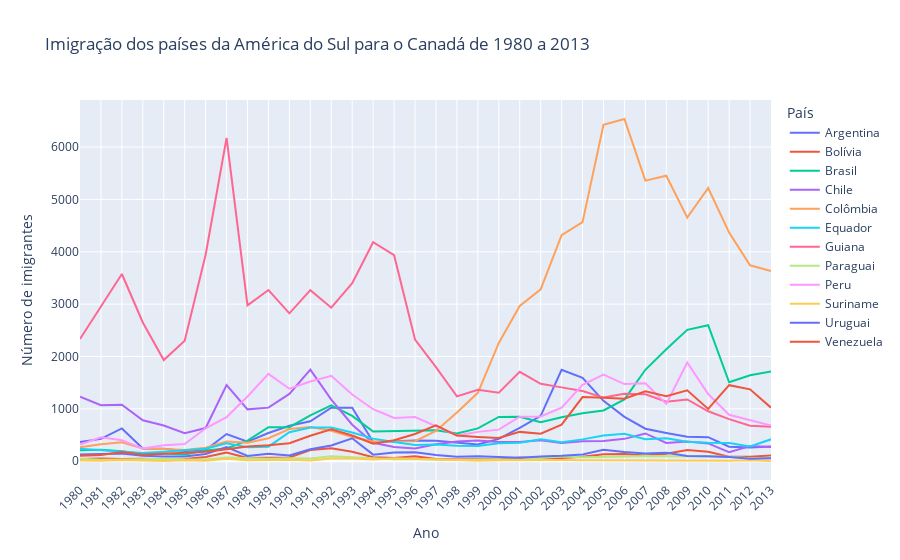

This figure's notebook cell:
### Markdown cell above
## Salvando gráficos em HTML

### Code cell
fig = px.line(america_sul_final, x=america_sul_final.index, y=america_sul_final.columns, color='País',
              title='Imigração dos países da América do Sul para o Canadá de 1980 a 2013')
fig.update_layout(
    xaxis={'tickangle': -45},
    xaxis_title='Ano',
    yaxis_title='Número de imigrantes')

fig.show()

### Figure 1 — Plotly figure (JSON) as saved in the notebook; plotly's stock layout.template omitted (floating-point values rounded to 4 significant figures)
{"data": [{"hovertemplate": "País=Argentina<br>index=%{x}<br>value=%{y}<extra></extra>", "legendgroup": "Argentina", "line": {"color": "#636efa", "dash": "solid"}, "marker": {"symbol": "circle"}, "mode": "lines", "name": "Argentina", "orientation": "v", "showlegend": true, "type": "scatter", "x": ["1980", "1981", "1982", "1983", "1984", "1985", "1986", "1987", "1988", "1989", "1990", "1991", "1992", "1993", "1994", "1995", "1996", "1997", "1998", "1999", "2000", "2001", "2002", "2003", "2004", "2005", "2006", "2007", "2008", "2009", "2010", "2011", "2012", "2013"], "xaxis": "x", "y": [368, 426, 626, 241, 237, 196, 213, 519, 374, 538, 678, 763, 1023, 1022, 366, 380, 396, 391, 349, 318, 427, 635, 865, 1745, 1591, 1153, 847, 620, 540, 467, 459, 278, 263, 282], "yaxis": "y"}, {"hovertemplate": "País=Bolívia<br>index=%{x}<br>value=%{y}<extra></extra>", "legendgroup": "Bolívia", "line": {"color": "#EF553B", "dash": "solid"}, "marker": {"symbol": "circle"}, "mode": "lines", "name": "Bolívia", "orientation": "v", "showlegend": true, "type": "scatter", "x": ["1980", "1981", "1982", "1983", "1984", "1985", "1986", "1987", "1988", "1989", "1990", "1991", "1992", "1993", "1994", "1995", "1996", "1997", "1998", "1999", "2000", "2001", "2002", "2003", "2004", "2005", "2006", "2007", "2008", "2009", "2010", "2011", "2012", "2013"], "xaxis": "x", "y": [44, 52, 42, 49, 38, 44, 79, 165, 63, 68, 71, 214, 247, 180, 75, 61, 96, 43, 33, 42, 33, 72, 57, 59, 85, 134, 139, 107, 143, 214, 180, 86, 83, 107], "yaxis": "y"}, {"hovertemplate": "País=Brasil<br>index=%{x}<br>value=%{y}<extra></extra>", "legendgroup": "Brasil", "line": {"color": "#00cc96", "dash": "solid"}, "marker": {"symbol": "circle"}, "mode": "lines", "name": "Brasil", "orientation": "v", "showlegend": true, "type": "scatter", "x": ["1980", "1981", "1982", "1983", "1984", "1985", "1986", "1987", "1988", "1989", "1990", "1991", "1992", "1993", "1994", "1995", "1996", "1997", "1998", "1999", "2000", "2001", "2002", "2003", "2004", "2005", "2006", "2007", "2008", "2009", "2010", "2011", "2012", "2013"], "xaxis": "x", "y": [211, 220, 192, 139, 145, 130, 205, 244, 394, 650, 650, 877, 1066, 866, 566, 572, 586, 591, 531, 626, 845, 847, 745, 839, 917, 969, 1181, 1746, 2138, 2509, 2598, 1508, 1642, 1714], "yaxis": "y"}, {"hovertemplate": "País=Chile<br>index=%{x}<br>value=%{y}<extra></extra>", "legendgroup": "Chile", "line": {"color": "#ab63fa", "dash": "solid"}, "marker": {"symbol": "circle"}, "mode": "lines", "name": "Chile", "orientation": "v", "showlegend": true, "type": "scatter", "x": ["1980", "1981", "1982", "1983", "1984", "1985", "1986", "1987", "1988", "1989", "1990", "1991", "1992", "1993", "1994", "1995", "1996", "1997", "1998", "1999", "2000", "2001", "2002", "2003", "2004", "2005", "2006", "2007", "2008", "2009", "2010", "2011", "2012", "2013"], "xaxis": "x", "y": [1233, 1069, 1078, 781, 681, 533, 633, 1454, 990, 1023, 1286, 1749, 1175, 697, 352, 273, 244, 325, 376, 397, 366, 369, 401, 347, 383, 384, 427, 530, 350, 375, 340, 174, 291, 273], "yaxis": "y"}, {"hovertemplate": "País=Colômbia<br>index=%{x}<br>value=%{y}<extra></extra>", "legendgroup": "Colômbia", "line": {"color": "#FFA15A", "dash": "solid"}, "marker": {"symbol": "circle"}, "mode": "lines", "name": "Colômbia", "orientation": "v", "showlegend": true, "type": "scatter", "x": ["1980", "1981", "1982", "1983", "1984", "1985", "1986", "1987", "1988", "1989", "1990", "1991", "1992", "1993", "1994", "1995", "1996", "1997", "1998", "1999", "2000", "2001", "2002", "2003", "2004", "2005", "2006", "2007", "2008", "2009", "2010", "2011", "2012", "2013"], "xaxis": "x", "y": [266, 326, 360, 244, 235, 214, 257, 376, 352, 439, 614, 652, 582, 464, 375, 371, 381, 578, 929, 1306, 2259, 2965, 3283, 4318, 4566, 6424, 6535, 5357, 5452, 4652, 5218, 4366, 3741, 3631], "yaxis": "y"}, {"hovertemplate": "País=Equador<br>index=%{x}<br>value=%{y}<extra></extra>", "legendgroup": "Equador", "line": {"color": "#19d3f3", "dash": "solid"}, "marker": {"symbol": "circle"}, "mode": "lines", "name": "Equador", "orientation": "v", "showlegend": true, "type": "scatter", "x": ["1980", "1981", "1982", "1983", "1984", "1985", "1986", "1987", "1988", "1989", "1990", "1991", "1992", "1993", "1994", "1995", "1996", "1997", "1998", "1999", "2000", "2001", "2002", "2003", "2004", "2005", "2006", "2007", "2008", "2009", "2010", "2011", "2012", "2013"], "xaxis": "x", "y": [238, 207, 184, 155, 179, 208, 240, 344, 265, 278, 552, 643, 644, 547, 431, 368, 310, 317, 295, 291, 342, 353, 418, 361, 417, 491, 525, 419, 437, 373, 353, 348, 282, 418], "yaxis": "y"}, {"hovertemplate": "País=Guiana<br>index=%{x}<br>value=%{y}<extra></extra>", "legendgroup": "Guiana", "line": {"color": "#FF6692", "dash": "solid"}, "marker": {"symbol": "circle"}, "mode": "lines", "name": "Guiana", "orientation": "v", "showlegend": true, "type": "scatter", "x": ["1980", "1981", "1982", "1983", "1984", "1985", "1986", "1987", "1988", "1989", "1990", "1991", "1992", "1993", "1994", "1995", "1996", "1997", "1998", "1999", "2000", "2001", "2002", "2003", "2004", "2005", "2006", "2007", "2008", "2009", "2010", "2011", "2012", "2013"], "xaxis": "x", "y": [2334, 2943, 3575, 2650, 1932, 2299, 3942, 6174, 2977, 3270, 2824, 3266, 2932, 3399, 4181, 3935, 2324, 1795, 1238, 1366, 1308, 1707, 1479, 1410, 1341, 1215, 1286, 1277, 1137, 1180, 953, 804, 676, 656], "yaxis": "y"}, {"hovertemplate": "País=Paraguai<br>index=%{x}<br>value=%{y}<extra></extra>", "legendgroup": "Paraguai", "line": {"color": "#B6E880", "dash": "solid"}, "marker": {"symbol": "circle"}, "mode": "lines", "name": "Paraguai", "orientation": "v", "showlegend": true, "type": "scatter", "x": ["1980", "1981", "1982", "1983", "1984", "1985", "1986", "1987", "1988", "1989", "1990", "1991", "1992", "1993", "1994", "1995", "1996", "1997", "1998", "1999", "2000", "2001", "2002", "2003", "2004", "2005", "2006", "2007", "2008", "2009", "2010", "2011", "2012", "2013"], "xaxis": "x", "y": [45, 26, 32, 40, 48, 36, 34, 72, 53, 48, 56, 51, 94, 75, 46, 39, 38, 30, 25, 34, 29, 34, 60, 88, 74, 75, 88, 98, 95, 88, 89, 83, 55, 66], "yaxis": "y"}, {"hovertemplate": "País=Peru<br>index=%{x}<br>value=%{y}<extra></extra>", "legendgroup": "Peru", "line": {"color": "#FF97FF", "dash": "solid"}, "marker": {"symbol": "circle"}, "mode": "lines", "name": "Peru", "orientation": "v", "showlegend": true, "type": "scatter", "x": ["1980", "1981", "1982", "1983", "1984", "1985", "1986", "1987", "1988", "1989", "1990", "1991", "1992", "1993", "1994", "1995", "1996", "1997", "1998", "1999", "2000", "2001", "2002", "2003", "2004", "2005", "2006", "2007", "2008", "2009", "2010", "2011", "2012", "2013"], "xaxis": "x", "y": [317, 456, 401, 241, 306, 328, 628, 843, 1237, 1667, 1384, 1522, 1632, 1274, 993, 827, 845, 676, 493, 560, 603, 849, 855, 1023, 1460, 1653, 1473, 1490, 1094, 1884, 1283, 886, 787, 682], "yaxis": "y"}, {"hovertemplate": "País=Suriname<br>index=%{x}<br>value=%{y}<extra></extra>", "legendgroup": "Suriname", "line": {"color": "#FECB52", "dash": "solid"}, "marker": {"symbol": "circle"}, "mode": "lines", "name": "Suriname", "orientation": "v", "showlegend": true, "type": "scatter", "x": ["1980", "1981", "1982", "1983", "1984", "1985", "1986", "1987", "1988", "1989", "1990", "1991", "1992", "1993", "1994", "1995", "1996", "1997", "1998", "1999", "2000", "2001", "2002", "2003", "2004", "2005", "2006", "2007", "2008", "2009", "2010", "2011", "2012", "2013"], "xaxis": "x", "y": [15, 10, 21, 12, 5, 16, 7, 46, 16, 24, 26, 13, 53, 51, 32, 58, 51, 35, 22, 11, 16, 22, 22, 22, 17, 15, 16, 20, 9, 12, 13, 11, 16, 4], "yaxis": "y"}, {"hovertemplate": "País=Uruguai<br>index=%{x}<br>value=%{y}<extra></extra>", "legendgroup": "Uruguai", "line": {"color": "#636efa", "dash": "solid"}, "marker": {"symbol": "circle"}, "mode": "lines", "name": "Uruguai", "orientation": "v", "showlegend": true, "type": "scatter", "x": ["1980", "1981", "1982", "1983", "1984", "1985", "1986", "1987", "1988", "1989", "1990", "1991", "1992", "1993", "1994", "1995", "1996", "1997", "1998", "1999", "2000", "2001", "2002", "2003", "2004", "2005", "2006", "2007", "2008", "2009", "2010", "2011", "2012", "2013"], "xaxis": "x", "y": [128, 132, 146, 105, 90, 92, 137, 269, 99, 144, 111, 229, 299, 437, 125, 164, 171, 117, 87, 93, 75, 64, 91, 103, 130, 217, 175, 147, 160, 99, 93, 81, 47, 58], "yaxis": "y"}, {"hovertemplate": "País=Venezuela<br>index=%{x}<br>value=%{y}<extra></extra>", "legendgroup": "Venezuela", "line": {"color": "#EF553B", "dash": "solid"}, "marker": {"symbol": "circle"}, "mode": "lines", "name": "Venezuela", "orientation": "v", "showlegend": true, "type": "scatter", "x": ["1980", "1981", "1982", "1983", "1984", "1985", "1986", "1987", "1988", "1989", "1990", "1991", "1992", "1993", "1994", "1995", "1996", "1997", "1998", "1999", "2000", "2001", "2002", "2003", "2004", "2005", "2006", "2007", "2008", "2009", "2010", "2011", "2012", "2013"], "xaxis": "x", "y": [103, 117, 174, 124, 142, 165, 179, 229, 279, 304, 344, 487, 610, 490, 334, 402, 520, 686, 489, 464, 443, 560, 524, 699, 1224, 1211, 1192, 1335, 1239, 1353, 998, 1452, 1373, 1022], "yaxis": "y"}], "layout": {"legend": {"title": {"text": "País"}, "tracegroupgap": 0}, "title": {"text": "Imigração dos países da América do Sul para o Canadá de 1980 a 2013"}, "xaxis": {"anchor": "y", "domain": [0, 1], "tickangle": -45, "title": {"text": "Ano"}}, "yaxis": {"anchor": "x", "domain": [0, 1], "title": {"text": "Número de imigrantes"}}}}
